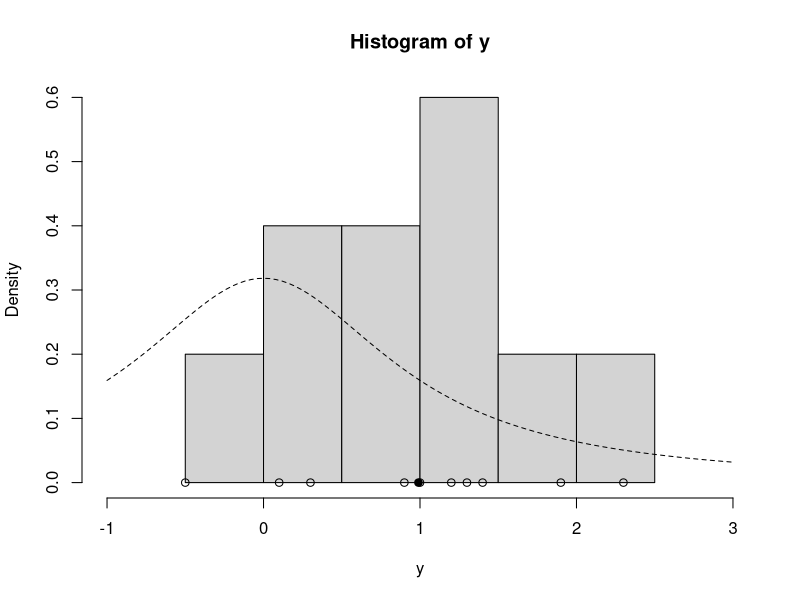
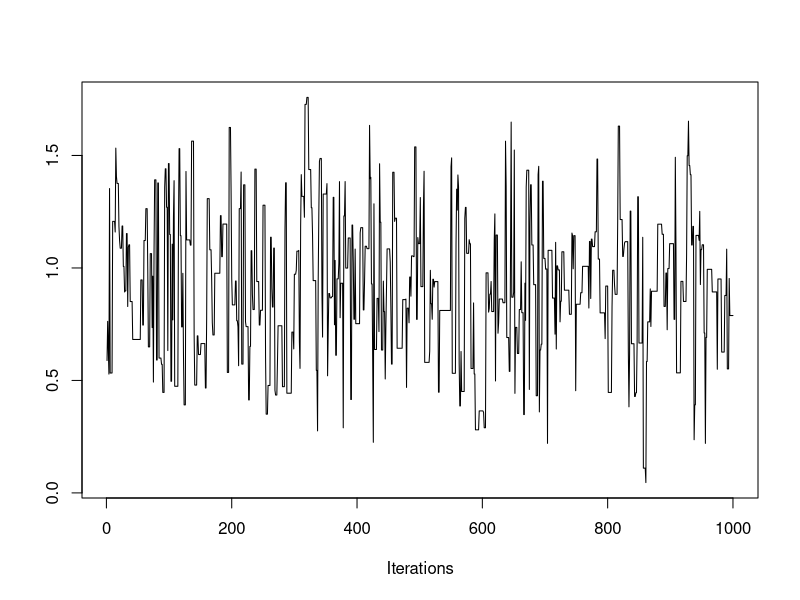
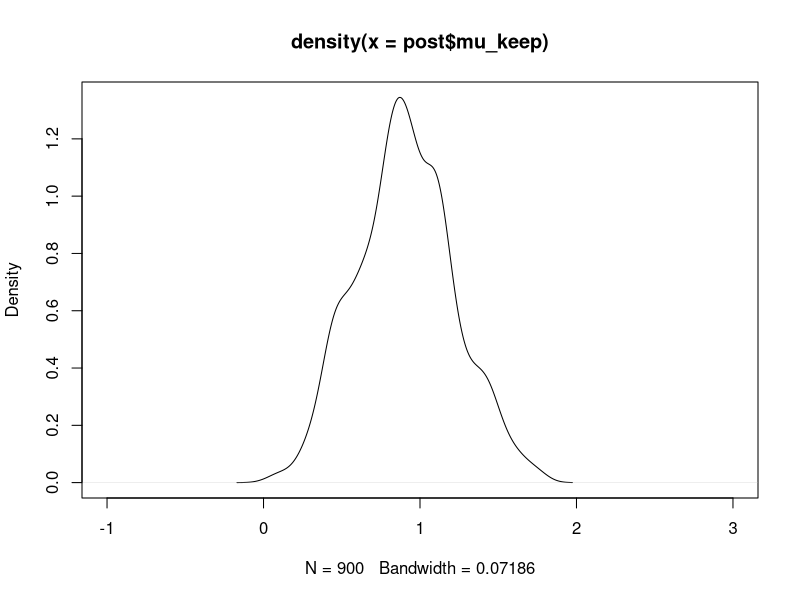

Generate these figures, in order, with R:
lg = function(mu, n, ybar) {
  mu2 = mu^2
  n * (ybar*mu - mu2 /2) - log(1+mu2)
}

mh = function(n, ybar, n_iter, mu_init, cand_sd) {
  mu_out = numeric(n_iter)
  accpt = 0
  mu_now = mu_init
  lg_now = lg(mu=mu_now, n=n, ybar=ybar)
  
  for (i in 1:n_iter) {
    mu_cand = rnorm(1, mean=mu_now, sd=cand_sd)
    
    lg_cand = lg(mu=mu_cand, n=n, ybar=ybar)
    lalpha = lg_cand - lg_now
    alpha = exp(lalpha)
    
    u = runif(1)
    
    if(u < alpha) {
      mu_now = mu_cand
      accpt = accpt + 1
      lg_now = lg_cand
    }
    
    mu_out[i] = mu_now
  }
  
  list(mu=mu_out, accpt=-accpt/n_iter)
  
}

y = c(1.2, 1.4, -0.5, 0.3, 0.9, 2.3, 1.0, 0.1, 1.3, 1.9)

ybar = mean(y)
n = length(y)

hist(y, freq=FALSE, xlim=c(-1, 3))
points(y, rep(0.0, n))
points(ybar, 0.0, pch=19)

curve(dt(x, df=1), lty=2, add=TRUE)

set.seed(44)
post = mh(n=n, ybar=ybar, n_iter=1000, mu_init=0, cand_sd=0.9)
str(post)

library("coda")

traceplot(as.mcmc(post$mu))

post$mu_keep = post$mu[-c(1:100)]
str(post)
plot(density(post$mu_keep), xlim=c(-1,3))
